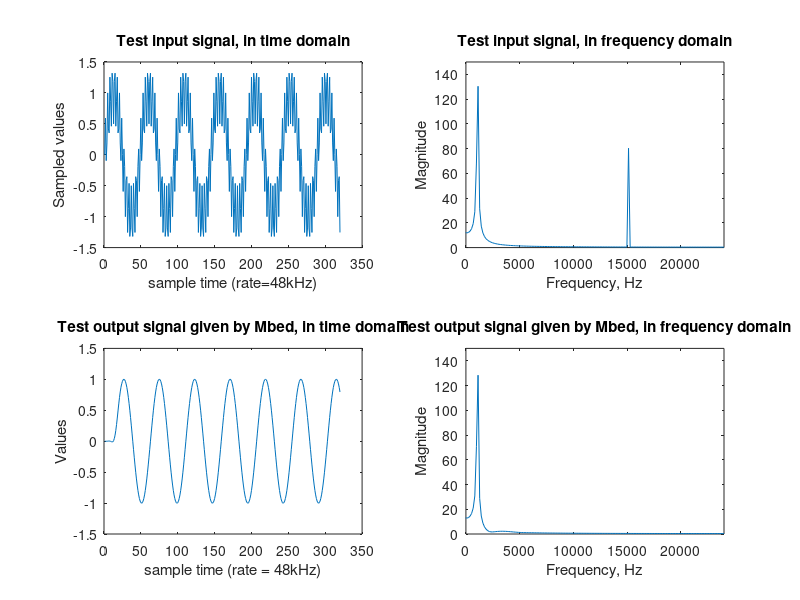
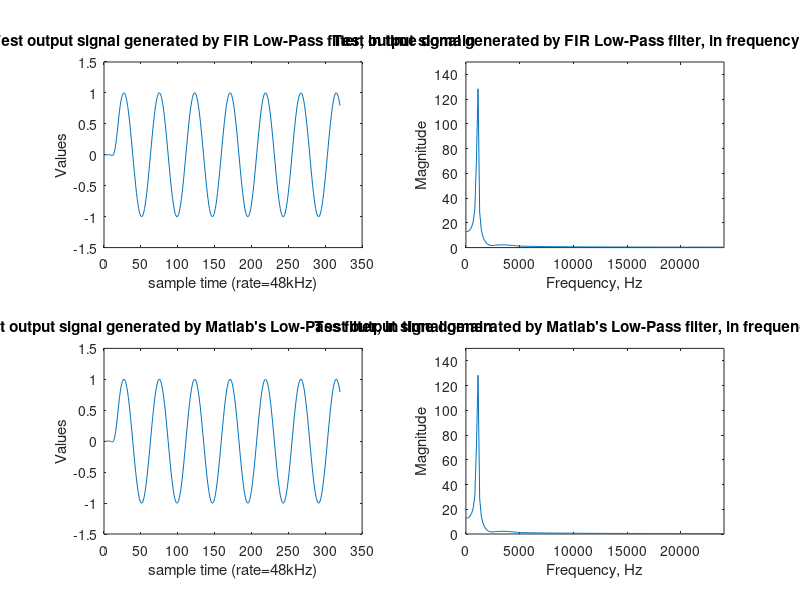
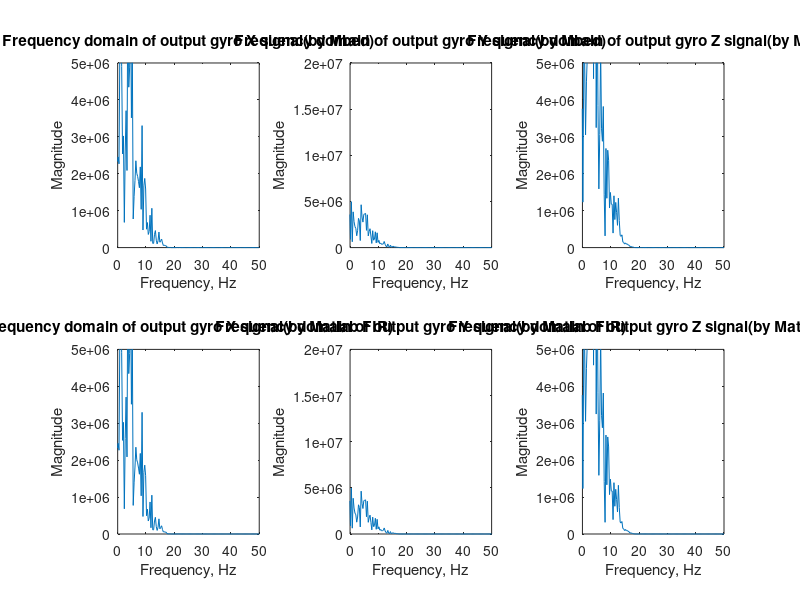

Source code (MATLAB) for these figures, in order:
clear;

%%%observe how CMSIS FIR low pass filter effect the test data
fileID_coefficient = fopen('coefficient.txt','r');
formatSpec = '%f';
size_coefficient = [1 Inf];
FIR_filter = fscanf(fileID_coefficient,formatSpec,size_coefficient);
fclose(fileID_coefficient);
FIR_low_pass = fftshift(fft(FIR_filter));
FIR_low_pass_abs = abs(FIR_low_pass);

fileID_test_input = fopen('test_in.txt','r'); %input test signal
formatSpec = '%f';
size_of_input = [1 Inf];
test_input = fscanf(fileID_test_input,formatSpec,size_of_input);
fclose(fileID_test_input);
for i=1:320
    test_input_list(i)=test_input(i);
end
test_input_fourier_abs=abs(fftshift(fft(test_input_list)));
www = linspace(-24000, 24000, 320)';

fileID_test_output = fopen('test_out.txt','r');
formatSpec = '%f';
size_test_output = [1 Inf];
test_output_given_by_Mbed = fscanf(fileID_test_output,formatSpec,size_test_output);
fclose(fileID_test_output);
test_output_freq_abs = abs(fftshift(fft(test_output_given_by_Mbed)));

%%%draw first plot
figure
subplot(2,2,1), plot(test_input_list);
xlabel('sample time (rate=48kHz)')
ylabel('Sampled values')
title('Test input signal, in time domain')
subplot(2,2,2), plot(www, test_input_fourier_abs);
axis([0 24000 0 150]) 
xlabel('Frequency, Hz')
ylabel('Magnitude')
title('Test input signal, in frequency domain')
subplot(2,2,3), plot(test_output_given_by_Mbed);
xlabel('sample time (rate = 48kHz)')
ylabel('Values')
title('Test output signal given by Mbed, in time domain')
subplot(2,2,4), plot(www, test_output_freq_abs);
axis([0 24000 0 150]) 
xlabel('Frequency, Hz')
ylabel('Magnitude')
title('Test output signal given by Mbed, in frequency domain')

%%%compare how CMSIS FIR low pass filter and matlab's FIR LP filter effect the test data
h = fir1(28, 6/24); %FIR generated by Matlab
test_output_signal_by_matlab_filter = filter(h,1,test_input_list);
test_output_fourier_by_matlab_abs=abs(fftshift(fft(test_output_signal_by_matlab_filter)));

test_output_signal_by_FIR_filter = filter(FIR_filter,1,test_input_list);
test_output_fourier_by_FIR_abs=abs(fftshift(fft(test_output_signal_by_FIR_filter)));

figure
subplot(2,2,1), plot(test_output_signal_by_FIR_filter);
xlabel('sample time (rate=48kHz)')
ylabel('Values')
title('Test output signal generated by FIR Low-Pass filter, in time domain')
subplot(2,2,2), plot(www, test_output_fourier_by_FIR_abs);
xlabel('Frequency, Hz')
ylabel('Magnitude')
title('Test output signal generated by FIR Low-Pass filter, in frequency domain')
axis([0 24000 0 150]) 
subplot(2,2,3), plot(test_output_signal_by_matlab_filter);
xlabel('sample time (rate=48kHz)')
ylabel('Values')
title("Test output signal generated by Matlab's Low-Pass filter, in time domain")
subplot(2,2,4), plot(www, test_output_fourier_by_matlab_abs);
xlabel('Frequency, Hz')
ylabel('Magnitude')
title("Test output signal generated by Matlab's Low-Pass filter, in frequency domain")
axis([0 24000 0 150])

%%test the gyro data
%%%compare how CMSIS FIR low pass filter and matlab's FIR LP filter effect
%%%the gyro data
fileID = fopen('gyro1in.txt','r'); %gyro input
formatSpec = '%f';
gyro_input_size = [3 320];
gyro_input = fscanf(fileID,formatSpec,gyro_input_size);
fclose(fileID);

for i=1:320
    x(i) = gyro_input(1,i);
    y(i) = gyro_input(2,i);
    z(i) = gyro_input(3,i);
end

fileIDD = fopen('gyro1out.txt','r');
formatSpec = '%f';
sizeB = [3 320];
gyro_output_by_mbed = fscanf(fileIDD,formatSpec,sizeB);

for i=1:320
    x_output_by_mbed(i) = gyro_output_by_mbed(1,i);
    y_output_by_mbed(i) = gyro_output_by_mbed(2,i);
    z_output_by_mbed(i) = gyro_output_by_mbed(3,i);
end


x_output_by_matlab = filter(h, 1, x);
y_output_by_matlab = filter(h, 1, y);
z_output_by_matlab = filter(h, 1, z);


%We compare the frequency domain of different outputs.
X_output_mbed_freq_magnitude = abs((fftshift(fft(x_output_by_mbed))));
Y_output_mbed_freq_magnitude = abs((fftshift(fft(y_output_by_mbed))));
Z_output_mbed_freq_magnitude = abs((fftshift(fft(z_output_by_mbed))));

X_output_matlab_freq_magnitude = abs((fftshift(fft(x_output_by_matlab))));
Y_output_matlab_freq_magnitude = abs((fftshift(fft(y_output_by_matlab))));
Z_output_matlab_freq_magnitude = abs((fftshift(fft(z_output_by_matlab))));

w = linspace(-50, 50, 320)'; %since our sampling frequency is 100 hz.

figure
subplot(2,3,1), plot(w, X_output_mbed_freq_magnitude);
xlabel('Frequency, Hz')
ylabel('Magnitude')
title('Frequency domain of output gyro X signal(by Mbed)');
axis([0 50 0 5*10^6])
subplot(2,3,2), plot(w, Y_output_mbed_freq_magnitude);
xlabel('Frequency, Hz')
ylabel('Magnitude')
title('Frequency domain of output gyro Y signal(by Mbed)');
axis([0 50 0 2*10^7])
subplot(2,3,3), plot(w, Z_output_mbed_freq_magnitude);
xlabel('Frequency, Hz')
ylabel('Magnitude')
title('Frequency domain of output gyro Z signal(by Mbed)');
axis([0 50 0 5*10^6])
subplot(2,3,4), plot(w, X_output_matlab_freq_magnitude);
xlabel('Frequency, Hz')
ylabel('Magnitude')
title('Frequency domain of output gyro X signal(by Matlab FIR)');
axis([0 50 0 5*10^6])
subplot(2,3,5), plot(w, Y_output_matlab_freq_magnitude);
xlabel('Frequency, Hz')
ylabel('Magnitude')
title('Frequency domain of output gyro Y signal(by Matlab FIR)');
axis([0 50 0 2*10^7])
subplot(2,3,6), plot(w, Z_output_matlab_freq_magnitude);
xlabel('Frequency, Hz')
ylabel('Magnitude')
title('Frequency domain of output gyro Z signal(by Matlab FIR)');
axis([0 50 0 5*10^6])